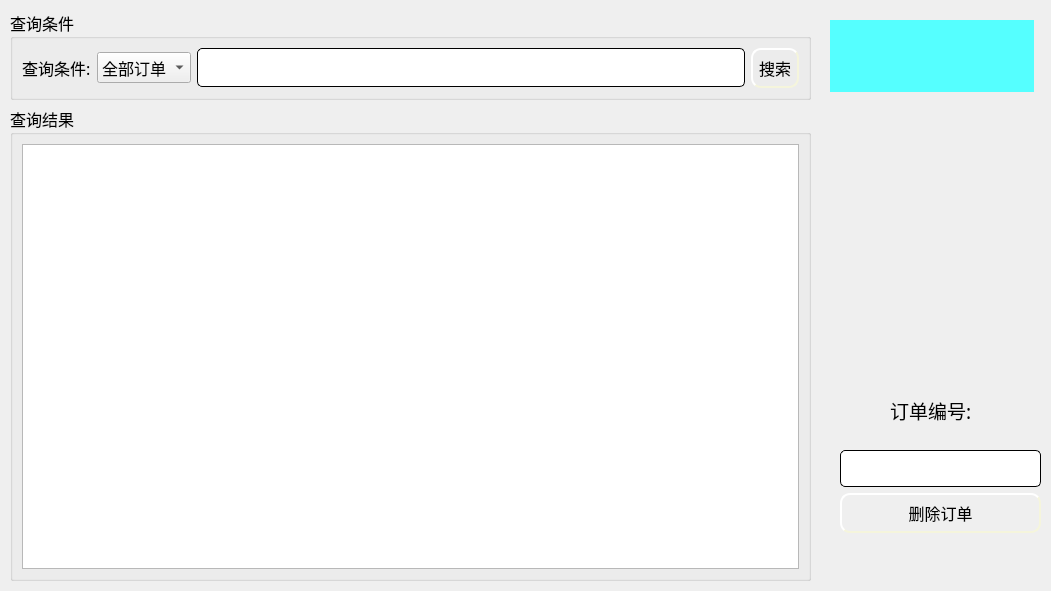
<?xml version="1.0" encoding="UTF-8"?>
<ui version="4.0">
 <class>FormData</class>
 <widget class="QWidget" name="FormData">
  <property name="geometry">
   <rect>
    <x>0</x>
    <y>0</y>
    <width>1051</width>
    <height>591</height>
   </rect>
  </property>
  <property name="windowTitle">
   <string>Form</string>
  </property>
  <widget class="QWidget" name="layoutWidget">
   <property name="geometry">
    <rect>
     <x>10</x>
     <y>10</y>
     <width>801</width>
     <height>571</height>
    </rect>
   </property>
   <layout class="QGridLayout" name="gridLayout_4">
    <item row="0" column="0">
     <widget class="QGroupBox" name="groupBox">
      <property name="sizePolicy">
       <sizepolicy hsizetype="Preferred" vsizetype="Preferred">
        <horstretch>0</horstretch>
        <verstretch>0</verstretch>
       </sizepolicy>
      </property>
      <property name="font">
       <font>
        <family>微软雅黑</family>
        <pointsize>12</pointsize>
       </font>
      </property>
      <property name="title">
       <string>查询条件</string>
      </property>
      <layout class="QGridLayout" name="gridLayout_2">
       <item row="0" column="0">
        <layout class="QGridLayout" name="gridLayout">
         <item row="0" column="0">
          <widget class="QLabel" name="label">
           <property name="text">
            <string>查询条件:</string>
           </property>
          </widget>
         </item>
         <item row="0" column="1">
          <widget class="QComboBox" name="comboBox">
           <property name="sizePolicy">
            <sizepolicy hsizetype="Preferred" vsizetype="Fixed">
             <horstretch>0</horstretch>
             <verstretch>0</verstretch>
            </sizepolicy>
           </property>
           <property name="font">
            <font>
             <family>微软雅黑</family>
             <pointsize>12</pointsize>
            </font>
           </property>
           <property name="styleSheet">
            <string notr="true"/>
           </property>
           <item>
            <property name="text">
             <string>全部订单</string>
            </property>
           </item>
           <item>
            <property name="text">
             <string>订单编号</string>
            </property>
           </item>
          </widget>
         </item>
         <item row="0" column="2">
          <widget class="QLineEdit" name="le_select">
           <property name="enabled">
            <bool>false</bool>
           </property>
           <property name="sizePolicy">
            <sizepolicy hsizetype="Expanding" vsizetype="Fixed">
             <horstretch>0</horstretch>
             <verstretch>0</verstretch>
            </sizepolicy>
           </property>
           <property name="styleSheet">
            <string notr="true">QLineEdit{
    border-style: outset;
    border-width: 1px;
    border-radius: 5px;

    min-width: 5em;
    padding: 6px;
}</string>
           </property>
          </widget>
         </item>
         <item row="0" column="3">
          <widget class="QPushButton" name="pb_select">
           <property name="sizePolicy">
            <sizepolicy hsizetype="Minimum" vsizetype="Fixed">
             <horstretch>0</horstretch>
             <verstretch>0</verstretch>
            </sizepolicy>
           </property>
           <property name="font">
            <font>
             <family>微软雅黑</family>
            </font>
           </property>
           <property name="styleSheet">
            <string notr="true">QPushButton{
	background-image: url(:/ico/pb1.jpg);
    border-style: outset;
    border-width: 2px;
    border-radius: 10px;
    border-color: beige;
    min-width: 5em;
    padding: 6px;
}
QPushButton:hover
{
	
	background-image: url(:/ico/pb.jpg);
    border-style: inset;
}

QPushButton:pressed{
	
	background-image: url(:/ico/pb2.jpg);
    border-style: inset;
}


</string>
           </property>
           <property name="text">
            <string>搜索</string>
           </property>
          </widget>
         </item>
        </layout>
       </item>
      </layout>
     </widget>
    </item>
    <item row="1" column="0">
     <widget class="QGroupBox" name="groupBox_2">
      <property name="font">
       <font>
        <family>微软雅黑</family>
        <pointsize>12</pointsize>
       </font>
      </property>
      <property name="title">
       <string>查询结果</string>
      </property>
      <layout class="QGridLayout" name="gridLayout_3">
       <item row="0" column="0">
        <widget class="QTableWidget" name="tableWidget"/>
       </item>
      </layout>
     </widget>
    </item>
   </layout>
  </widget>
  <widget class="QLabel" name="lb_name_2">
   <property name="geometry">
    <rect>
     <x>1000</x>
     <y>540</y>
     <width>306</width>
     <height>108</height>
    </rect>
   </property>
   <property name="font">
    <font>
     <family>楷体</family>
     <pointsize>22</pointsize>
    </font>
   </property>
   <property name="layoutDirection">
    <enum>Qt::LeftToRight</enum>
   </property>
   <property name="styleSheet">
    <string notr="true">color: rgb(255, 0, 0);</string>
   </property>
   <property name="text">
    <string/>
   </property>
   <property name="alignment">
    <set>Qt::AlignCenter</set>
   </property>
  </widget>
  <widget class="QLabel" name="lb_head">
   <property name="geometry">
    <rect>
     <x>830</x>
     <y>20</y>
     <width>204</width>
     <height>72</height>
    </rect>
   </property>
   <property name="layoutDirection">
    <enum>Qt::LeftToRight</enum>
   </property>
   <property name="styleSheet">
    <string notr="true">background-color: rgb(85, 255, 255);</string>
   </property>
   <property name="text">
    <string/>
   </property>
  </widget>
  <widget class="QLabel" name="lb_name">
   <property name="geometry">
    <rect>
     <x>830</x>
     <y>110</y>
     <width>204</width>
     <height>72</height>
    </rect>
   </property>
   <property name="font">
    <font>
     <family>微软雅黑</family>
     <pointsize>22</pointsize>
     <weight>75</weight>
     <bold>true</bold>
    </font>
   </property>
   <property name="layoutDirection">
    <enum>Qt::LeftToRight</enum>
   </property>
   <property name="styleSheet">
    <string notr="true">color: rgb(255, 0, 0);</string>
   </property>
   <property name="text">
    <string/>
   </property>
   <property name="alignment">
    <set>Qt::AlignCenter</set>
   </property>
  </widget>
  <widget class="QLabel" name="label_2">
   <property name="geometry">
    <rect>
     <x>890</x>
     <y>390</y>
     <width>111</width>
     <height>41</height>
    </rect>
   </property>
   <property name="font">
    <font>
     <family>微软雅黑</family>
     <pointsize>14</pointsize>
    </font>
   </property>
   <property name="text">
    <string>订单编号:</string>
   </property>
  </widget>
  <widget class="QWidget" name="layoutWidget">
   <property name="geometry">
    <rect>
     <x>840</x>
     <y>450</y>
     <width>201</width>
     <height>83</height>
    </rect>
   </property>
   <layout class="QGridLayout" name="gridLayout_5">
    <item row="0" column="0">
     <widget class="QLineEdit" name="le_id">
      <property name="sizePolicy">
       <sizepolicy hsizetype="Expanding" vsizetype="Expanding">
        <horstretch>0</horstretch>
        <verstretch>0</verstretch>
       </sizepolicy>
      </property>
      <property name="styleSheet">
       <string notr="true">QLineEdit{
    border-style: outset;
    border-width: 1px;
    border-radius: 5px;

    min-width: 5em;
    padding: 6px;
}</string>
      </property>
     </widget>
    </item>
    <item row="1" column="0">
     <widget class="QPushButton" name="pb_delete">
      <property name="sizePolicy">
       <sizepolicy hsizetype="Minimum" vsizetype="Expanding">
        <horstretch>0</horstretch>
        <verstretch>0</verstretch>
       </sizepolicy>
      </property>
      <property name="font">
       <font>
        <family>微软雅黑</family>
        <pointsize>12</pointsize>
       </font>
      </property>
      <property name="styleSheet">
       <string notr="true">QPushButton{
	background-image: url(:/ico/pb1.jpg);
    border-style: outset;
    border-width: 2px;
    border-radius: 10px;
    border-color: beige;
    min-width: 5em;
    padding: 6px;
}
QPushButton:hover
{
	
	background-image: url(:/ico/pb.jpg);
    border-style: inset;
}

QPushButton:pressed{
	
	background-image: url(:/ico/pb2.jpg);
    border-style: inset;
}


</string>
      </property>
      <property name="text">
       <string>删除订单</string>
      </property>
     </widget>
    </item>
   </layout>
  </widget>
  <widget class="QLabel" name="lb_name_3">
   <property name="geometry">
    <rect>
     <x>980</x>
     <y>390</y>
     <width>204</width>
     <height>72</height>
    </rect>
   </property>
   <property name="font">
    <font>
     <family>楷体</family>
     <pointsize>22</pointsize>
    </font>
   </property>
   <property name="layoutDirection">
    <enum>Qt::LeftToRight</enum>
   </property>
   <property name="styleSheet">
    <string notr="true">color: rgb(255, 0, 0);</string>
   </property>
   <property name="text">
    <string/>
   </property>
   <property name="alignment">
    <set>Qt::AlignCenter</set>
   </property>
  </widget>
  <widget class="QLabel" name="lb_name_4">
   <property name="geometry">
    <rect>
     <x>1150</x>
     <y>820</y>
     <width>306</width>
     <height>108</height>
    </rect>
   </property>
   <property name="font">
    <font>
     <family>楷体</family>
     <pointsize>22</pointsize>
    </font>
   </property>
   <property name="layoutDirection">
    <enum>Qt::LeftToRight</enum>
   </property>
   <property name="styleSheet">
    <string notr="true">color: rgb(255, 0, 0);</string>
   </property>
   <property name="text">
    <string/>
   </property>
   <property name="alignment">
    <set>Qt::AlignCenter</set>
   </property>
  </widget>
  <zorder>layoutWidget</zorder>
  <zorder>layoutWidget</zorder>
  <zorder>lb_name_2</zorder>
  <zorder>lb_head</zorder>
  <zorder>lb_name</zorder>
  <zorder>label_2</zorder>
  <zorder>lb_name_3</zorder>
  <zorder>lb_name_4</zorder>
 </widget>
 <resources/>
 <connections/>
</ui>
